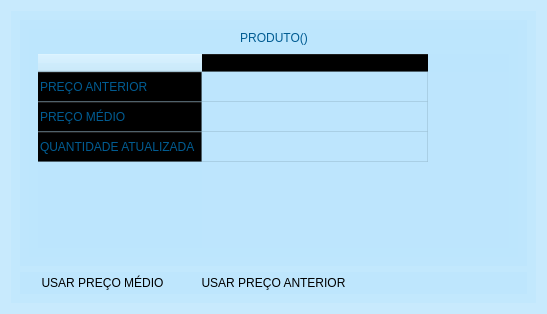
<?xml version="1.0" encoding="UTF-8"?>
<ui version="4.0">
 <class>Form</class>
 <widget class="QWidget" name="Form">
  <property name="geometry">
   <rect>
    <x>0</x>
    <y>0</y>
    <width>547</width>
    <height>314</height>
   </rect>
  </property>
  <property name="minimumSize">
   <size>
    <width>547</width>
    <height>314</height>
   </size>
  </property>
  <property name="maximumSize">
   <size>
    <width>547</width>
    <height>314</height>
   </size>
  </property>
  <property name="windowTitle">
   <string>INVENTÁRIO ESTOQUE - ASSISTENCIA TECNICA DE MANUNTEÇÃO</string>
  </property>
  <property name="windowIcon">
   <iconset resource="../IMG/recursos.qrc">
    <normaloff>:/img/technician.svg</normaloff>:/img/technician.svg</iconset>
  </property>
  <property name="styleSheet">
   <string notr="true">QToolTip {
    border: 2px solid darkkhaki;
    padding: 5px;
    border-radius: 3px;
    opacity: 200;	
	color: rgb(1, 92, 146);
	background-color: rgb(188, 230, 254);	
	border-color: rgb(1, 92, 146);
}

#principal{
background-image: url(:/img/fundo.jpg);
}

QFrame, QGroupBox{
	border: 1px;	
	border-color: rgb(188, 230, 254);
	color: rgb(1, 92, 146);
	font: 10pt &quot;Franklin Gothic Heavy&quot;;	

}

QWidget{		
	background-color: rgb(188, 230, 254, 150);
}

QToolButton{
	color: rgb(255, 255, 255);
	font: 10pt &quot;Franklin Gothic Heavy&quot;;	
	background-color: rgba(255, 255, 255, 0);
	margin: 0% 50% 0% 50%;	
	padding:0% 50% 0% 50%;	
}

QToolButton:hover:pressed{
background-color: rgb(84, 167, 216);
}

QToolButton:hover{
	background-color: rgb(1, 92, 146);
	
	color: rgb(255, 255, 255);
}

QLineEdit{				
	color: rgb(255, 255, 255);
	background-color: rgb(84, 167, 216);
}

QLineEdit:hover, QComboBox:hover{				
background-color: rgb(1, 92, 146);
}

QLabel{	
	background-color: rgb(255, 255, 255 ,0);
}

QRadioButton{	
	color: rgb(68, 154, 202);
}</string>
  </property>
  <layout class="QVBoxLayout" name="verticalLayout_7">
   <item>
    <widget class="QFrame" name="principal">
     <property name="frameShape">
      <enum>QFrame::StyledPanel</enum>
     </property>
     <property name="frameShadow">
      <enum>QFrame::Raised</enum>
     </property>
     <layout class="QVBoxLayout" name="verticalLayout_3">
      <item>
       <widget class="QGroupBox" name="groupBox">
        <property name="title">
         <string/>
        </property>
        <layout class="QVBoxLayout" name="verticalLayout">
         <item>
          <widget class="QGroupBox" name="grupo">
           <property name="title">
            <string>PRODUTO()</string>
           </property>
           <property name="alignment">
            <set>Qt::AlignCenter</set>
           </property>
           <layout class="QHBoxLayout" name="horizontalLayout_3">
            <property name="topMargin">
             <number>25</number>
            </property>
            <property name="rightMargin">
             <number>9</number>
            </property>
            <item>
             <widget class="QTableWidget" name="tabela">
              <property name="iconSize">
               <size>
                <width>0</width>
                <height>0</height>
               </size>
              </property>
              <property name="showGrid">
               <bool>true</bool>
              </property>
              <property name="columnCount">
               <number>1</number>
              </property>
              <attribute name="horizontalHeaderCascadingSectionResizes">
               <bool>false</bool>
              </attribute>
              <attribute name="horizontalHeaderDefaultSectionSize">
               <number>226</number>
              </attribute>
              <attribute name="horizontalHeaderMinimumSectionSize">
               <number>0</number>
              </attribute>
              <attribute name="verticalHeaderDefaultSectionSize">
               <number>30</number>
              </attribute>
              <attribute name="verticalHeaderMinimumSectionSize">
               <number>10</number>
              </attribute>
              <row>
               <property name="text">
                <string>PREÇO ANTERIOR</string>
               </property>
               <property name="icon">
                <iconset resource="../IMG/recursos.qrc">
                 <normaloff>:/img/add-round-button-svgrepo-com.svg</normaloff>:/img/add-round-button-svgrepo-com.svg</iconset>
               </property>
              </row>
              <row>
               <property name="text">
                <string>PREÇO MÉDIO</string>
               </property>
               <property name="background">
                <color>
                 <red>213</red>
                 <green>239</green>
                 <blue>255</blue>
                </color>
               </property>
               <property name="icon">
                <iconset resource="../IMG/recursos.qrc">
                 <normaloff>:/img/dollar.svg</normaloff>:/img/dollar.svg</iconset>
               </property>
              </row>
              <row>
               <property name="text">
                <string>QUANTIDADE ATUALIZADA</string>
               </property>
               <property name="icon">
                <iconset resource="../IMG/recursos.qrc">
                 <normaloff>:/img/box.svg</normaloff>:/img/box.svg</iconset>
               </property>
              </row>
              <column>
               <property name="text">
                <string/>
               </property>
              </column>
             </widget>
            </item>
           </layout>
          </widget>
         </item>
        </layout>
       </widget>
      </item>
      <item>
       <widget class="QFrame" name="frame_2">
        <property name="frameShape">
         <enum>QFrame::StyledPanel</enum>
        </property>
        <property name="frameShadow">
         <enum>QFrame::Raised</enum>
        </property>
        <layout class="QHBoxLayout" name="horizontalLayout">
         <property name="spacing">
          <number>6</number>
         </property>
         <property name="leftMargin">
          <number>0</number>
         </property>
         <property name="topMargin">
          <number>0</number>
         </property>
         <property name="rightMargin">
          <number>0</number>
         </property>
         <property name="bottomMargin">
          <number>0</number>
         </property>
         <item>
          <widget class="QPushButton" name="atualiza_novo">
           <property name="toolTip">
            <string>&lt;html&gt;&lt;head/&gt;&lt;body&gt;&lt;p&gt;&lt;span style=&quot; font-weight:600;&quot;&gt;ATUALIZA ESOQUE COM O VALOR DE MÉDIA&lt;/span&gt;&lt;/p&gt;&lt;/body&gt;&lt;/html&gt;</string>
           </property>
           <property name="text">
            <string>USAR PREÇO MÉDIO</string>
           </property>
           <property name="icon">
            <iconset resource="../IMG/recursos.qrc">
             <normaloff>:/img/update-arrows.svg</normaloff>:/img/update-arrows.svg</iconset>
           </property>
           <property name="iconSize">
            <size>
             <width>45</width>
             <height>40</height>
            </size>
           </property>
           <property name="default">
            <bool>false</bool>
           </property>
           <property name="flat">
            <bool>true</bool>
           </property>
          </widget>
         </item>
         <item>
          <widget class="QPushButton" name="atualiza_antigo">
           <property name="toolTip">
            <string>&lt;html&gt;&lt;head/&gt;&lt;body&gt;&lt;p&gt;&lt;span style=&quot; font-weight:600;&quot;&gt;SALVA O ESTOQUE COM O VALOR ANTERIOR E A NOVA QUANTIDADE&lt;/span&gt;&lt;/p&gt;&lt;/body&gt;&lt;/html&gt;</string>
           </property>
           <property name="styleSheet">
            <string notr="true"/>
           </property>
           <property name="text">
            <string>USAR PREÇO ANTERIOR</string>
           </property>
           <property name="icon">
            <iconset resource="../IMG/recursos.qrc">
             <normaloff>:/img/package.svg</normaloff>:/img/package.svg</iconset>
           </property>
           <property name="iconSize">
            <size>
             <width>45</width>
             <height>40</height>
            </size>
           </property>
           <property name="default">
            <bool>false</bool>
           </property>
           <property name="flat">
            <bool>true</bool>
           </property>
          </widget>
         </item>
         <item>
          <widget class="QPushButton" name="sair">
           <property name="text">
            <string/>
           </property>
           <property name="icon">
            <iconset resource="../IMG/recursos.qrc">
             <normaloff>:/img/cross.svg</normaloff>:/img/cross.svg</iconset>
           </property>
           <property name="iconSize">
            <size>
             <width>45</width>
             <height>40</height>
            </size>
           </property>
           <property name="default">
            <bool>false</bool>
           </property>
           <property name="flat">
            <bool>true</bool>
           </property>
          </widget>
         </item>
        </layout>
       </widget>
      </item>
     </layout>
    </widget>
   </item>
  </layout>
 </widget>
 <resources>
  <include location="../IMG/recursos.qrc"/>
 </resources>
 <connections/>
</ui>
